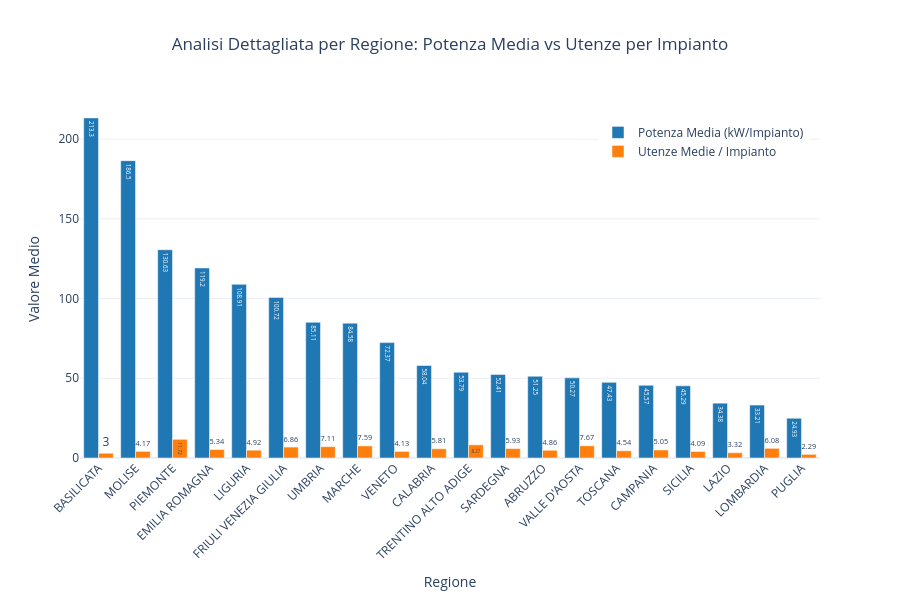

The notebook cell saved with this chart:
### Code cell
import pandas as pd
import plotly.graph_objects as go

# 1. Ordinamento dei dati per potenza media ad impianto
df_sorted = reg_metriche_complete.sort_values(by='kw_per_impianto', ascending=False)

# 2. Creazione della figura interattiva
fig = go.Figure()

# Barra 1: Potenza Media ad Impianto (kW)
fig.add_trace(go.Bar(
    x=df_sorted['regione'],
    y=df_sorted['kw_per_impianto'],
    name='Potenza Media (kW/Impianto)',
    marker_color='#1f77b4',
    text=df_sorted['kw_per_impianto'],
    textposition='auto'
))

# Barra 2: Utenze Medie per Impianto
fig.add_trace(go.Bar(
    x=df_sorted['regione'],
    y=df_sorted['utenze_per_impianto'],
    name='Utenze Medie / Impianto',
    marker_color='#ff7f0e',
    text=df_sorted['utenze_per_impianto'],
    textposition='auto'
))

# 3. Layout e personalizzazione
fig.update_layout(
    title='Analisi Dettagliata per Regione: Potenza Media vs Utenze per Impianto',
    title_x=0.5,
    barmode='group',  # Barre affiancate
    xaxis_title='Regione',
    yaxis_title='Valore Medio',
    template='plotly_white',
    height=600,
    legend=dict(x=0.7, y=0.95)
)

fig.update_xaxes(tickangle=-45)

# Visualizza e salva il file interattivo
fig.show()
fig.write_html("potenza_e_utenze_medie_regionali.html")

### Figure 1 — Plotly figure (JSON) as saved in the notebook; plotly's stock layout.template omitted (floating-point values rounded to 4 significant figures)
{"data": [{"marker": {"color": "#1f77b4"}, "name": "Potenza Media (kW/Impianto)", "text": [213.3, 186.5, 130.6, 119.2, 108.9, 100.7, 85.11, 84.58, 72.37, 58.04, 53.79, 52.41, 51.25, 50.27, 47.43, 45.57, 45.29, 34.38, 33.21, 24.93], "textposition": "auto", "type": "bar", "x": ["BASILICATA", "MOLISE", "PIEMONTE", "EMILIA ROMAGNA", "LIGURIA", "FRIULI VENEZIA GIULIA", "UMBRIA", "MARCHE", "VENETO", "CALABRIA", "TRENTINO ALTO ADIGE", "SARDEGNA", "ABRUZZO", "VALLE D'AOSTA", "TOSCANA", "CAMPANIA", "SICILIA", "LAZIO", "LOMBARDIA", "PUGLIA"], "y": [213.3, 186.5, 130.6, 119.2, 108.9, 100.7, 85.11, 84.58, 72.37, 58.04, 53.79, 52.41, 51.25, 50.27, 47.43, 45.57, 45.29, 34.38, 33.21, 24.93]}, {"marker": {"color": "#ff7f0e"}, "name": "Utenze Medie / Impianto", "text": [3.0, 4.17, 11.72, 5.34, 4.92, 6.86, 7.11, 7.59, 4.13, 5.81, 8.27, 5.93, 4.86, 7.67, 4.54, 5.05, 4.09, 3.32, 6.08, 2.29], "textposition": "auto", "type": "bar", "x": ["BASILICATA", "MOLISE", "PIEMONTE", "EMILIA ROMAGNA", "LIGURIA", "FRIULI VENEZIA GIULIA", "UMBRIA", "MARCHE", "VENETO", "CALABRIA", "TRENTINO ALTO ADIGE", "SARDEGNA", "ABRUZZO", "VALLE D'AOSTA", "TOSCANA", "CAMPANIA", "SICILIA", "LAZIO", "LOMBARDIA", "PUGLIA"], "y": [3.0, 4.17, 11.72, 5.34, 4.92, 6.86, 7.11, 7.59, 4.13, 5.81, 8.27, 5.93, 4.86, 7.67, 4.54, 5.05, 4.09, 3.32, 6.08, 2.29]}], "layout": {"barmode": "group", "height": 600, "legend": {"x": 0.7, "y": 0.95}, "title": {"text": "Analisi Dettagliata per Regione: Potenza Media vs Utenze per Impianto", "x": 0.5}, "xaxis": {"tickangle": -45, "title": {"text": "Regione"}}, "yaxis": {"title": {"text": "Valore Medio"}}}}
